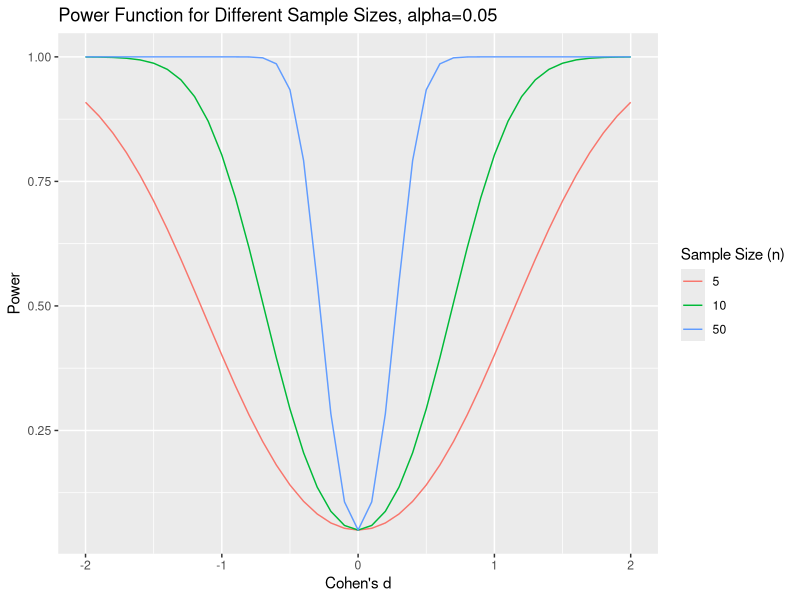
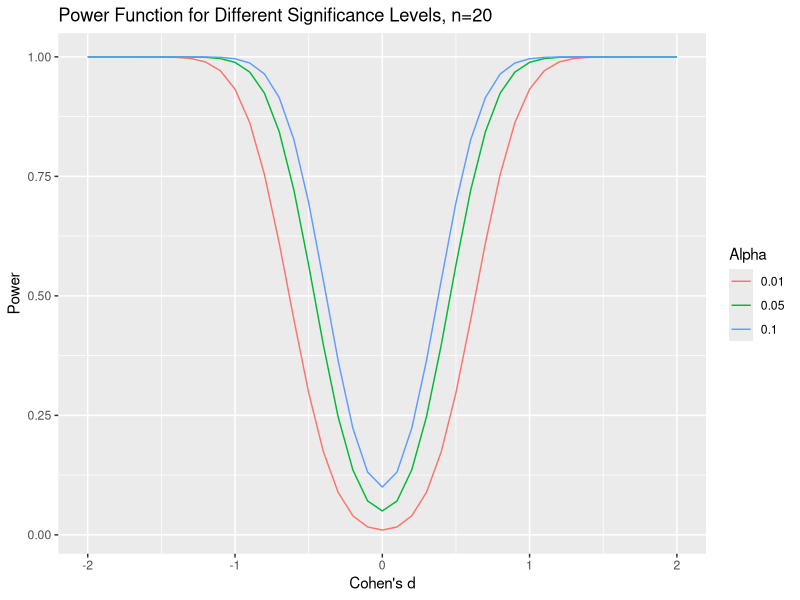
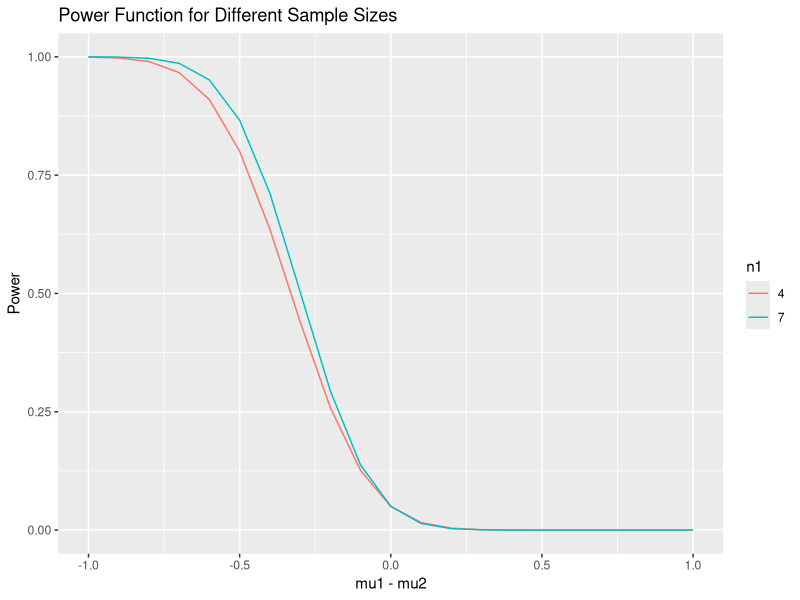

Source code (R) for these figures, in order:
# Question 1

x <- c(103.768, 92.295, 100.615, 102.754,
      88.602, 61.675, 88.017, 108.579,
      73.003, 90.677, 71.210, 73.154,
      123.086, 84.023, 82.115, 106.755,
      91.052, 76.014, 89.222, 90.479)
mu0 <- 100
xbar <- mean(x)
s <- sqrt(var(x))
n <- length(x)
t <- (xbar - mu0)/(s/sqrt(n)) # test statistic
t

pt(t, df=n-1) # p-value

t.test(x, alternative="less", mu=100) # check

# Question 2

## Part a

mu0 <- 10
sigma <- 1.88
n <- 15
mu <- 9

d <- (mu - mu0)/sigma
ncp <- sqrt(n)*d

pt(qt(0.05, df=n-1), df=n-1, ncp=ncp) # power

## Part b

mu <- 8 # update
d <- (mu - mu0)/sigma
ncp <- sqrt(n)*d

pt(qt(0.05, df=n-1), df=n-1, ncp=ncp)

## Part c

install.packages("pwr")
library(pwr)

mu0 <- 10
sigma <- 1.88
mu <- 9

d <- (mu - mu0)/sigma
pwr.t.test(d=d, power=0.9, type="one.sample", alternative="less")

# Question 3

## Part b

d <- 0.75
alpha <- 0.1
n <- 28
ncp <- sqrt(n)*d
stat <- qt(alpha/2, df=n-1)

pt(stat, df=n-1, ncp=ncp) + 1 - pt(-stat, df=n-1, ncp=ncp)

## Part d

d <- -0.75
ncp <- sqrt(n)*d

pt(stat, df=n-1, ncp=ncp) + 1 - pt(-stat, df=n-1, ncp=ncp)

# Question 4

## Part a

library(ggplot2)

calculate_power <- function(d, n, alpha) {
  stat <- qt(alpha/2, df=n-1)
  ncp <- sqrt(n)*d
  power <- pt(stat, df=n-1, ncp=ncp) + 1 - pt(-stat, df=n-1, ncp=ncp)
  return (power)
}

d <- seq(-2, 2, by=0.1)
n <- c(5, 10, 50)

power_data <- expand.grid(d=d, n=n)
power_data$power <- sapply(1:nrow(power_data), function(i) calculate_power(power_data$d[i], 
                                                                           power_data$n[i],
                                                                           0.05))

ggplot(power_data, aes(x=d, y=power, color=factor(n))) +
  geom_line() +
  scale_color_discrete(name = "Sample Size (n)") +
  labs(x="Cohen's d", y="Power", title="Power Function for Different Sample Sizes, alpha=0.05")

## Part c

alpha <- c(0.01, 0.05, 0.1)

power_data <- expand.grid(d=d, alpha=alpha)
power_data$power <- sapply(1:nrow(power_data), function(i) calculate_power(power_data$d[i], 
                                                                           20,
                                                                           power_data$alpha[i]))

ggplot(power_data, aes(x=d, y=power, color=factor(alpha))) +
  geom_line() +
  scale_color_discrete(name="Alpha") +
  labs(x="Cohen's d", y="Power", title="Power Function for Different Significance Levels, n=20")

# Question 5

## Part a

xbar1 <- 0.78
xbar2 <- 1.26
Sp <- 0.32
n1 <- 7
n2 <- 7
D0 <- 0

Tp <- (xbar1 - xbar2 - D0)/(Sp*sqrt(1/n1+1/n2))
pt(Tp, df=n1+n2-2)

## Part c
calculate_power <- function(diff, sigma, n1, n2, alpha) {
  ncp <- diff/(sigma*sqrt(1/n1 + 1/n2))
  stat <- qt(alpha, df=n1+n2-2)
  power <- pt(stat, df=n1+n2-2, ncp=ncp)
  return (power)
}

diff <- seq(-1, 1, by=0.1)
n1 <- c(7, 4)
n2 <- c(7, 10)

power_data <- expand.grid(diff=diff, n1=n1, n2=n2)
power_data <- power_data[power_data$n1 == 7 & power_data$n2 == 7 | power_data$n1 == 4 & power_data$n2 == 10,]
power_data$power <- sapply(1:nrow(power_data), function(i) calculate_power(power_data$diff[i], 
                                                                           0.32,
                                                                           power_data$n1[i],
                                                                           power_data$n2[i],
                                                                           0.05))

ggplot(power_data, aes(x=diff, y=power, color=factor(n1))) +
  geom_line() +
  scale_color_discrete(name="n1") +
  labs(x="mu1 - mu2", y="Power", title="Power Function for Different Sample Sizes")
